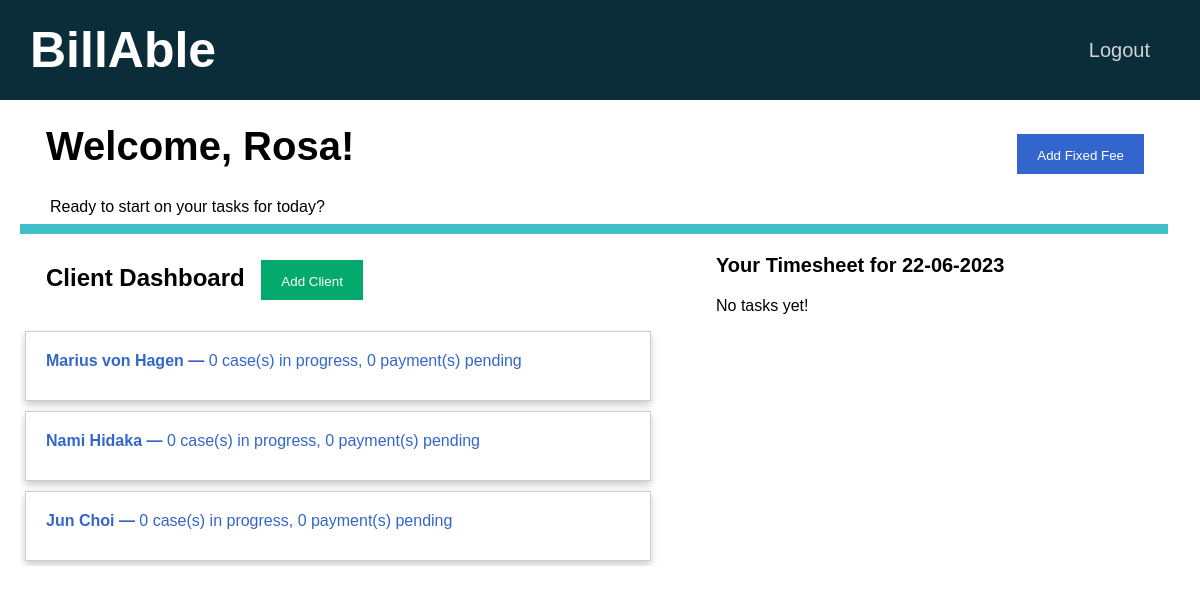
The app's page /home (signed in), older data.
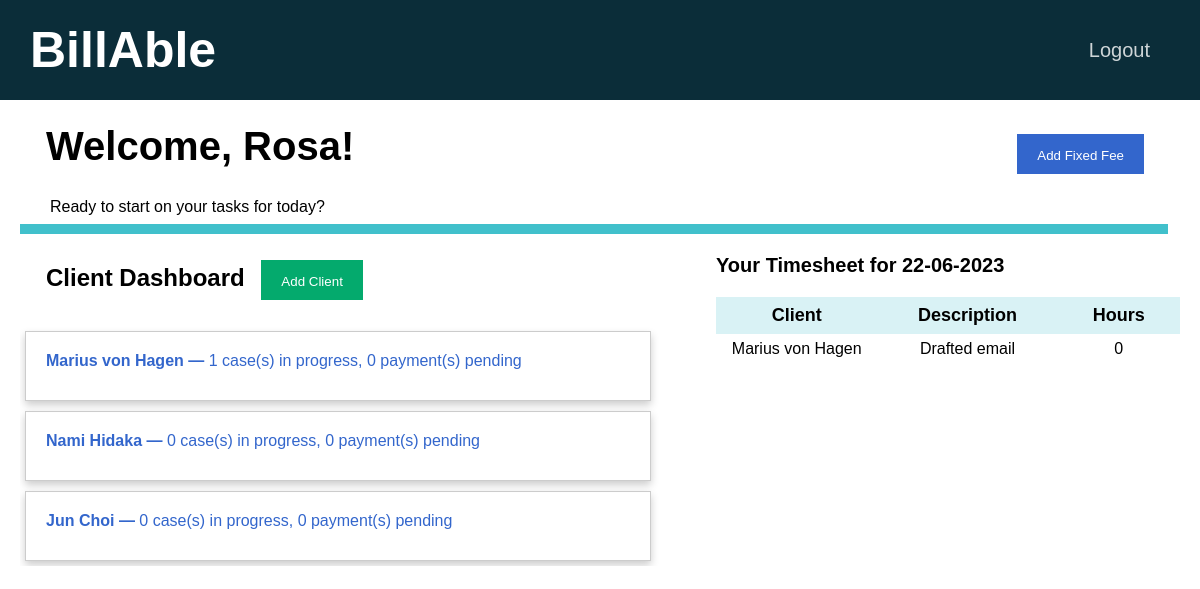
The same page, newer data.
### tables this page shows
CREATE TABLE users (id INTEGER PRIMARY KEY AUTOINCREMENT NOT NULL, name TEXT NOT NULL, email TEXT NOT NULL, hash BLOB NOT NULL, rate NUMERIC NOT NULL DEFAULT (0), firm INTEGER NOT NULL DEFAULT 1);

CREATE TABLE clients(id INTEGER PRIMARY KEY AUTOINCREMENT NOT NULL, name TEXT NOT NULL, email TEXT NOT NULL, in_progress INTEGER NOT NULL DEFAULT 0, payment_pending INTEGER NOT NULL DEFAULT 0, payment_received INTEGER NOT NULL DEFAULT 0, firm INTEGER NOT NULL DEFAULT 1);

CREATE TABLE tasks(id INTEGER PRIMARY KEY AUTOINCREMENT NOT NULL, user_id INTEGER NOT NULL, client_id INTEGER NOT NULL, timesheet_id INTEGER NOT NULL, datetime DATETIME NOT NULL, duration NUMERIC NOT NULL, description TEXT NOT NULL, amount NUMERIC NOT NULL, FOREIGN KEY (user_id) REFERENCES users(id), FOREIGN KEY (client_id) REFERENCES clients(id), FOREIGN KEY (timesheet_id) REFERENCES timesheets(id));

### app.py (the view)
@app.route("/home", methods=["GET", "POST"])
@login_required
def home():
    id = session["user_id"]
    connection = sqlite3.connect("database.db")
    connection.row_factory = sqlite3.Row
    cursor = connection.cursor()
    user = cursor.execute("SELECT name FROM users WHERE id = ?", [id]).fetchone()
    name = user["name"]
    clients = []
    rows = cursor.execute("SELECT * FROM users_clients WHERE user_id = ?", [id]).fetchall()
    tasks = cursor.execute("SELECT * FROM users_clients WHERE user_id = ?", [id]).fetchall()
    for row in rows:
        client_id = row["client_id"]
        client_info = cursor.execute("SELECT * FROM clients WHERE id = ?", [client_id]).fetchone()
        client = {}
        client["name"] = client_info["name"]
        client["id"] = client_info["id"]
        client["in_progress"] = client_info["in_progress"]
        client["payment_pending"] = client_info["payment_pending"]
        client["payment_received"] = client_info["payment_received"]
        clients.append(client)
    today = datetime.datetime.now().strftime("%d-%m-%Y")
    tasks = []
    t_rows = cursor.execute("SELECT * FROM tasks WHERE user_id = ? AND datetime = ?", [id, today]).fetchall()
    for row in t_rows:
        task = {}
        task["description"] = row["description"]
        task["duration"] = row["duration"]
        client_id = row["client_id"]
        task["client"] = cursor.execute("SELECT name FROM clients WHERE id = ?", [client_id]).fetchone()["name"]
        tasks.append(task)
    connection.close()
    return render_template("home.html", name=name, clients=clients, tasks=tasks, date=today)

### helpers.py (called while the page is built)
def login_required(f):
    @wraps(f)
    def decorated_function(*args, **kwargs):
        if session.get("user_id") is None:
            return redirect("/login")
        return f(*args, **kwargs)
    return decorated_function

### templates/home.html (shortened to what this page needs)
{% extends "layout.html" %}
{% block main %}
    <div class="container page-header">
        <b> Welcome, {{ name }}! </b>
        <span style="float: right;">
            <button type="button" class="option-button primarybtn" id="newFixedFeeModalOpen">
                Add Fixed Fee
            </button>
        </span>
    </div>
    <p class="tagline">Ready to start on your tasks for today?</p>
    <hr class="tab-bar">
    <div>
        <div class="dashboard">
            <h2 class="container">
                Client Dashboard
                <span>
                    <button type="button" class="option-button successbtn" id="addClientModalOpen">
                        Add Client
                    </button>
                </span>
            </h2>
            {% if clients %}
                {% for client in clients %}
                <a href="{{ url_for('client', id=client['id']) }}" class="stretched-link">
                    <div class="card">
                        <b>{{ client["name"] }} &mdash;</b>
                        {{ client["in_progress"] }} case(s) in progress,
                        {{ client["payment_pending"] }} payment(s) pending
                    </div>
                </a>
                {% endfor %}
            {% else %}
                You have not been assigned to any clients yet!
            {% endif %}
        </div>
        <div class="personal-timesheet">
            <p class="table-title">
                <b>Your Timesheet for {{ date }}</b>
            </p>
            {% if tasks %}
                <table class="table timesheet-table">
                    <thead>
                        <tr>
                            <th scope="col">Client</th>
                            <th scope="col">Description</th>
                            <th scope="col">Hours</th>
                        </tr>
                    </thead>
                    <tbody>
                        {% for task in tasks %}
                            <tr>
                                <td>{{ task["client"] }}</td>
                                <td>{{ task["description"] }}</td>
                                <td>{{ task["duration"] }}</td>
                            </tr>
                        {% endfor %}
                    </tbody>
                </table>
            {% else %}
                No tasks yet!
            {% endif %}
        </div>
    </div>
{% endblock %}

### templates/layout.html (shortened to what this page needs)
<!DOCTYPE html>
<html lang="en">
    <head>
        <link rel="stylesheet" href="{{ url_for('static', filename='styles.css') }}">
    </head>
    <body>
        <nav>
            <div>
                <a href="{{ url_for('home') }}" class="nav-logo nav-item">BillAble</a>
                {% if session["user_id"] %}
                    <a href="/logout" class="nav-item nav-link">Logout</a>
                {% endif %}
            </div>
        </nav>
        <main>
            {% block main %}
            {% endblock %}
        </main>
    </body>
</html>

### static/styles.css (style rules this page uses)
body { font-family: Arial, Helvetica, sans-serif; margin: 0; overflow-x: hidden; }
main { margin-left: 20px; margin-right: 20px; }
table { margin-left: auto; margin-right: auto; border-collapse: collapse; }
th { font-size: 18px; padding-left: 24px; padding-right: 24px; padding-top: 8px; padding-bottom: 8px; border: none; }
thead th { background-color: #d9f2f5; }
tr { border: none; }
td { border: none; padding-top: 6px; padding-bottom: 6px; }
button { border: none; }
nav { background-color: #0b2d39; color: #fff; width: 100%; height: 100px; }
a { color: #3366cc; text-decoration: none }
.nav-logo { font-size: 50px; font-weight: bold; padding-left: 30px; line-height: 100px; }
.nav-item { color: #fff; list-style: none; }
.nav-link { font-size: 20px; line-height: 100px; float: right; margin-right: 50px; opacity: 0.8; }
.page-header { font-size: 40px; line-height: 40px; }
.tagline { margin-left: 30px; height: 10px; }
.table-title { font-size: 20px; }
.option-button { color: white; padding: 14px 20px; height: 40px; margin-left: 10px; margin-right: 10px; cursor: pointer; }
.tab-bar { background-color: #41c0cb; height: 10px; border: none; width: 99%; margin: 0; padding: 0; }
.dashboard { float: left; height: 60%; width: 60%; overflow-y: auto; }
.personal-timesheet { float: left; width: 40%; }
.timesheet-table { width: 100%; text-align: center; }
.card { width: 90%; height: 70px; padding: 20px; margin: 5px; display: inline-block; align-items: center; border: 1px solid #ccc; box-sizing: border-box; box-shadow: 0 4px 8px 0 rgba(0,0,0,0.2); transition: 0.3s; }
.stretched-link { height: 100%; }
.successbtn { background-color: #04AA6D; }
.primarybtn { background-color: #3366cc; }
.container { margin: 10px; padding: 16px; align-items: center; }

Row changes from the older to the newer data that the page shows:
changed clients "Marius von Hagen": in_progress "0" → "1"
added tasks: description "Drafted email"
Text that changed along with them:
text no longer shown: "No tasks yet!"
text now shown: "Client Description Hours"
new list line: "Marius von Hagen"
new list line: "0"
